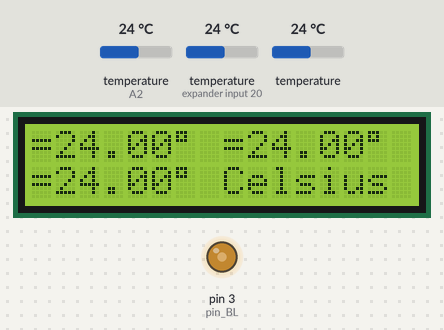
A sketch run on a simulated Arduino Uno, built with avr-gcc and run on an emulated ATmega328P. On the bench: 16×2 character LCD, output pins drawn as LEDs (lit = HIGH). Inputs (shaded band) come from the test bench; at power-on: temperature (sensors on A2, expander input 20) 24 °C, temperature 24 °C.

Above: at 1.2 s.
1.3 s: temperature (sensor on A2) set to 12 °C
At 4.7 s:
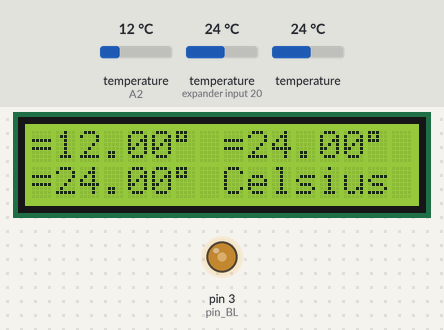
5.5 s: temperature (sensor on expander input 20) set to 12 °C
At 8.2 s:
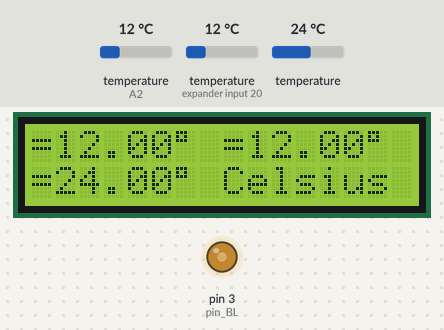
9.7 s: temperature (sensor 216) set to 12 °C
At 11.7 s:
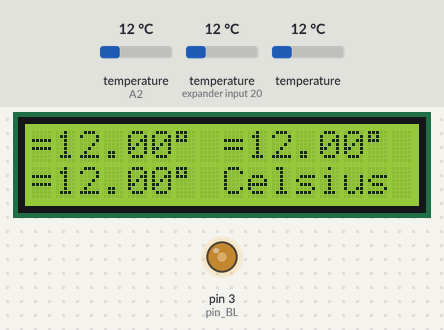
13.9 s: temperature (sensor on A2) set to 19 °C
At 17.5 s:
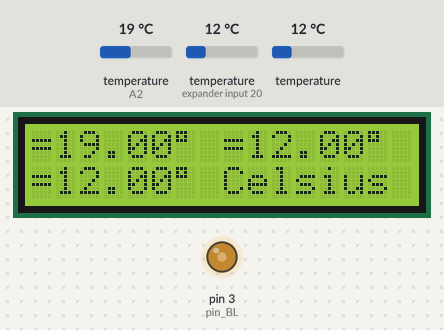
18.3 s: temperature (sensor on expander input 20) set to 19 °C
At 21.0 s:
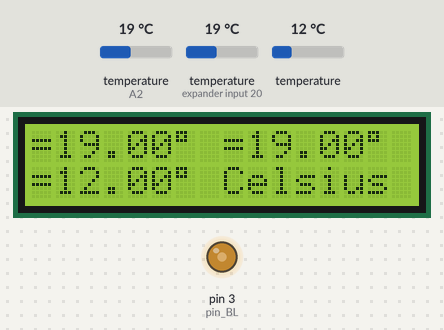
22.5 s: temperature (sensor 216) set to 19 °C
At 24.4 s:
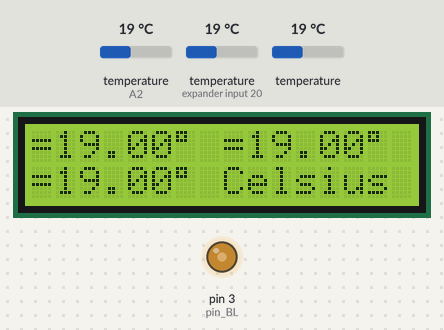
Timing chart, 0 to 25.9 s (numbered marks = the images above; inputs shaded):
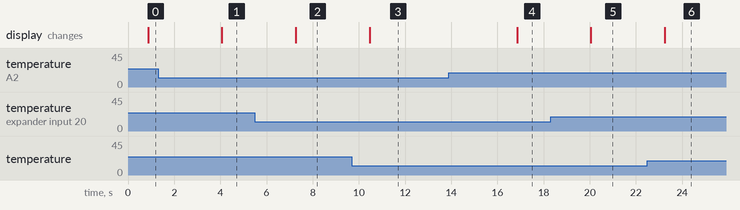

The sketch:

TemperatureThreeSensorsToLCD.ino
```cpp
/*
  Src: https://arduino-info.wikispaces.com/MultipleTemperatureSensorsToLCD
  (c) terry@yourduino.com
  Modified by me for my own monster HW.

  Multiple DS18B20 Temperature Sensors
  Displayed on 2x16 character LCD display
  */

/*-----( Import libraries )-----*/
#include <OneWire.h>
#include <DallasTemperature.h>
#include <LiquidCrystal.h>

// When
String versionNo = "2017-06-12T0119";

/*-----( Declare Constants and Pin Numbers )-----
  Seems like #define's take less space than const int's ?
  */

// Data wire is plugged into port A2 on the Arduino (can be changed)
#define ONE_WIRE_BUS A2

//--- LCD pin assignments
#define pin_RS 8 // arduino pin wired to LCD RS
#define pin_EN 9 // arduino pin wired to LCD EN
#define pin_d4 2 // arduino pin wired to LCD d4
#define pin_d5 5 // arduino pin wired to LCD d5
#define pin_d6 6 // arduino pin wired to LCD d7
#define pin_d7 7 // arduino pin wired to LCD d8
#define pin_BL 3 // arduino pin wired to LCD backlight dimmer
#define dimmerValue 120 // medium level

#define blinkConstant 2400 // milliseconds

// Start the LCD display library
  LiquidCrystal lcd( pin_RS,  pin_EN,  pin_d4,  pin_d5,  pin_d6,  pin_d7);
  // LiquidCrystal lcd( 8,  9,  2,  5,  6,  7);

/*-----( Declare objects )-----*/
// Set up an oneWire instance to communicate with any OneWire devices
// (not just Maxim/Dallas temperature ICs)
OneWire oneWire(ONE_WIRE_BUS);

// Pass address of our oneWire instance to Dallas Temperature.
DallasTemperature sensors(&oneWire);


/*-----( Declare Variables )-----*/

 // My devices
DeviceAddress Probe01 = { 0x28, 0x10, 0x1C, 0xFE, 0x08, 0x00, 0x00, 0x59 }; // WHITE
DeviceAddress Probe02 = { 0x28, 0xBC, 0x5A, 0xFF, 0x08, 0x00, 0x00, 0x82 }; // YELLOW
DeviceAddress Probe03 = { 0x28, 0x79, 0xEE, 0xFE, 0x08, 0x00, 0x00, 0x29 }; // RED

// Temperature resolution: fast=9, most_precise=12. Choose 9..12
int precisionBits = 12;

// --------------------------------------------------------------------

void setup()   /****** SETUP: RUNS ONCE ******/
{
//------- Initialize the Temperature measurement library--------------
  sensors.begin();
  // set the resolution to 10 bit (Can be 9 to 12 bits .. lower is faster)
  sensors.setResolution(Probe01, precisionBits);
  sensors.setResolution(Probe02, precisionBits);
  sensors.setResolution(Probe03, precisionBits);


//---------------- Initialize the lcd ------------------
  lcd.begin (16,2);  // 20 characters, 4 lines
// Dim on the backlight
  analogWrite(pin_BL,dimmerValue); // this is oldschool; lcd.backlight() not available.

}//--(end setup )---


void loop()   /****** LOOP: RUNS CONSTANTLY ******/
{
  sensors.requestTemperatures(); // Send the command to get temperatures

  lcd.clear();  // Reset the display
  // lcd.home(); Takes time and does almost nothing

  // Print the values on the LCD, home=0,0

  lcd.setCursor(8,1);    //Start at character 8 on line 1
  lcd.print("Celsius"); // show it FIRST so that it will not blink

  lcd.setCursor(0,0); //Start at character 0 on line 0
  lcd.print("=");
  displayTemperature(Probe01);

  lcd.setCursor(8,0); //Start at character 8 on line 0
  lcd.print("=");
  displayTemperature(Probe02);

  lcd.setCursor(0,1); //Start at character 0 on line 1
  lcd.print("=");
  displayTemperature(Probe03);

  delay(blinkConstant);

  /* Display planning - with certain compromises, it is possible
  to put 4 sensor's results onto the 16x2 display.
  The limitation is - we do not plan for >99.99 degree values.
  nor plan we for - (minus) values. We only use Celsius degrees.
  Outside of these considerations, a 16x2 display isn't sufficient.
  */
}//--(end main loop )---

/*-----( Declare User-written Functions )-----*/
void displayTemperature(DeviceAddress deviceAddress)
{

float tempC = sensors.getTempC(deviceAddress);

   if (tempC == -127.00) // Measurement failed or no device found
   {
    lcd.print("Error");
   }
   else
   {

   lcd.print(tempC);
   lcd.print((char)223); // http://forum.arduino.cc/index.php?topic=19002.0
   /* No imperialism!
   lcd.print("C");
   lcd.print(" F=");
   lcd.print(DallasTemperature::toFahrenheit(tempC)); // Convert to F
   */
   }
}// End printTemperature

//*********( THE END )***********
```

Measured:
- after the input at 1.3 s, the display: changes after 2.8 s (image 1)
- after the input at 5.5 s, the display: changes after 1.8 s (image 2)
- after the input at 9.7 s, the display: changes after 0.76 s (image 3)
- after the input at 13.9 s, the display: changes after 3.0 s (image 4)
- after the input at 18.3 s, the display: changes after 1.8 s (image 5)
- after the input at 22.5 s, the display: changes after 0.75 s (image 6)
